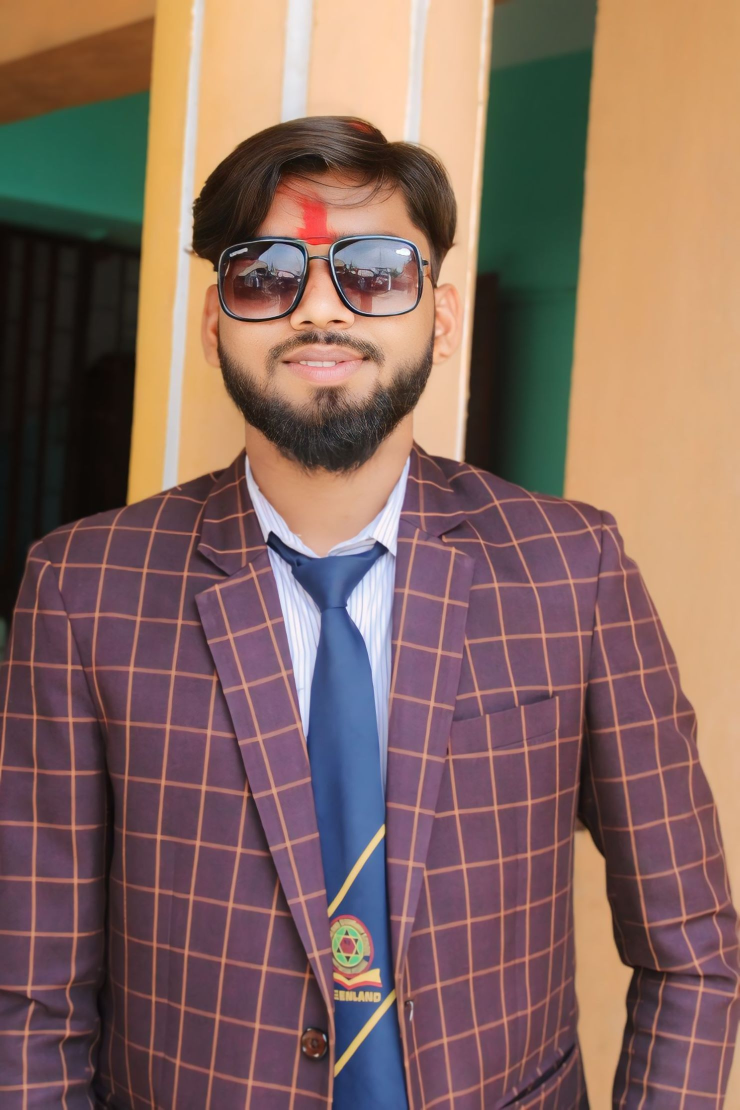
#> input picture backend/tests/cv/images/person_a_1.jpg, 1480 x 2220 px (shown at 1/2 size); its folder holds only this picture in this run
$ python -i liveness_service.py   (imports and definitions only)   (older library calls are emulated)
#> lines starting #> are read from the running program, lines starting #| are printed output that depends on the picture; after the words box and inside, x2 and y2 are one past the last pixel; in counts of white or black regions, pixels touching at a corner belong together
"""
Liveness Verification and Presentation Attack Detection (PAD) Service for SAMS-FR.

Compliant with anti-spoofing and active liveness verification requirements:
1. Presentation Attack Detection (PAD):
   - Multi-cue passive analysis:
     a) Fourier 2D frequency spectrum analysis (screen moiré and printer halftone artifact detection)
     b) Chrominance (YCrCb/HSV) skin pigment dispersion and specular glare detection (screen backlight / matte paper detection)
     c) Texture sharpness & Laplacian gradient variance (MTF double-blur and halftone dot artifact detection)
     d) Multi-frame temporal difference & non-rigid optical flow (static photograph rejection)
     e) Optional local ONNX PAD model execution with fail-closed behavior
2. Randomized Active Liveness Challenge:
   - Fresh, cryptographically unpredictable challenges (TURN_HEAD_LEFT, TURN_HEAD_RIGHT, NOD_HEAD_DOWN, TILT_HEAD_UP, BLINK)
   - Multi-frame timestamped sequence tracking with short expiry
   - Landmark tracking & 3D head-pose ratio validation using YuNet 5 landmarks
   - Direction, amplitude, and timing validation
3. Secure Backend Verification Protocol:
   - Short-lived verification sessions with cryptographic challenge IDs and nonces
   - Single-use verification token bound to student_id, session_id, and faculty_id
   - Atomic token consumption with concurrency and replay protection
   - Fail-closed security architecture
"""

from __future__ import annotations

from contextlib import contextmanager
import logging
import os
import secrets
import threading
import time
from dataclasses import dataclass, field
from pathlib import Path
from typing import Any, Dict, List, Optional, Tuple

import cv2
import numpy as np

logger = logging.getLogger(__name__)

# Supported active challenge types
CHALLENGE_TURN_LEFT = "TURN_HEAD_LEFT"
CHALLENGE_TURN_RIGHT = "TURN_HEAD_RIGHT"
CHALLENGE_NOD_DOWN = "NOD_HEAD_DOWN"
CHALLENGE_TILT_UP = "TILT_HEAD_UP"
CHALLENGE_BLINK = "BLINK"

ALL_CHALLENGES = [
    CHALLENGE_TURN_LEFT,
    CHALLENGE_TURN_RIGHT,
    CHALLENGE_NOD_DOWN,
    CHALLENGE_TILT_UP,
    CHALLENGE_BLINK,
]

CHALLENGE_INSTRUCTIONS = {
    CHALLENGE_TURN_LEFT: "Turn your head to the left, then return to center",
    CHALLENGE_TURN_RIGHT: "Turn your head to the right, then return to center",
    CHALLENGE_NOD_DOWN: "Slowly nod your head down, then look straight",
    CHALLENGE_TILT_UP: "Tilt your head slightly up, then look straight",
    CHALLENGE_BLINK: "Blink your eyes naturally and look at the camera",
}


@dataclass
class PADResult:
    is_live: bool
    pad_score: float  # 0.0 (spoof) to 1.0 (live)
    attack_type: Optional[str] = None
    reasons: List[str] = field(default_factory=list)
    metrics: Dict[str, float] = field(default_factory=dict)


# [76 lines left out: functions compute_head_pose_ratios, compute_eye_openness_metric, not called in this run]


class PresentationAttackDetector:
    """
    Presentation Attack Detection (PAD) engine.
    Analyzes spatial frequency, chrominance dispersion, specular reflections,
    and texture micro-gradients to detect printed photos and screen replays.
    """

    def __init__(self, model_path: Optional[str] = None, fail_closed_if_missing_model: bool = False):
#> further down, picture is the input picture: shape (2220, 1480, 3); mean B, G, R 95.4, 103.6, 132.5
        self.model_path = model_path
        self.fail_closed = fail_closed_if_missing_model
        self.onnx_session = None

        if model_path and Path(model_path).exists():
            try:
                import onnxruntime as ort
                self.onnx_session = ort.InferenceSession(
                    str(model_path),
                    providers=["CPUExecutionProvider"],
                )
                logger.info("Loaded ONNX PAD model from %s", model_path)
            except Exception as e:
                logger.warning("Failed to initialize ONNX PAD model: %s", e)

    def analyze_frame(self, image: np.ndarray, face_bbox: Optional[list] = None) -> PADResult:
        """
        Runs comprehensive passive PAD analysis on a face frame.
        """
        if image is None or image.size == 0:
            return PADResult(
                is_live=False,
                pad_score=0.0,
                attack_type="invalid_image",
                reasons=["Empty or invalid image frame"],
            )

        h, w = image.shape[:2]

        # Extract face bounding box with moderate margin
        if face_bbox is not None and len(face_bbox) >= 4:
            bx, by, bw, bh = [int(v) for v in face_bbox[:4]]
            margin_x = int(bw * 0.15)
            margin_y = int(bh * 0.15)
            x1 = max(0, bx - margin_x)
            y1 = max(0, by - margin_y)
            x2 = min(w, bx + bw + margin_x)
            y2 = min(h, by + bh + margin_y)
            crop = image[y1:y2, x1:x2]
        else:
            # Default center crop if no bbox provided
            ch, cw = int(h * 0.7), int(w * 0.7)
            sy, sx = (h - ch) // 2, (w - cw) // 2
            crop = image[sy:sy + ch, sx:sx + cw]
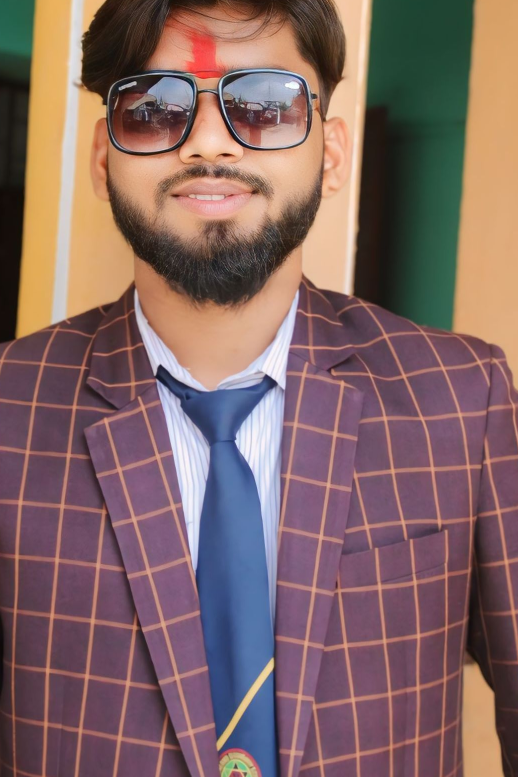
#> crop: shape (1554, 1036, 3) (shown at 1/2 size); mean B, G, R 100.8, 102.4, 130.5

        if crop.size == 0 or crop.shape[0] < 20 or crop.shape[1] < 20:
            return PADResult(
                is_live=False,
                pad_score=0.0,
                attack_type="face_crop_too_small",
                reasons=["Face crop is too small for anti-spoofing analysis"],
            )

        # 1. Fourier 2D Frequency & Moiré Analysis
        gray_crop = cv2.cvtColor(crop, cv2.COLOR_BGR2GRAY) if crop.ndim == 3 else crop
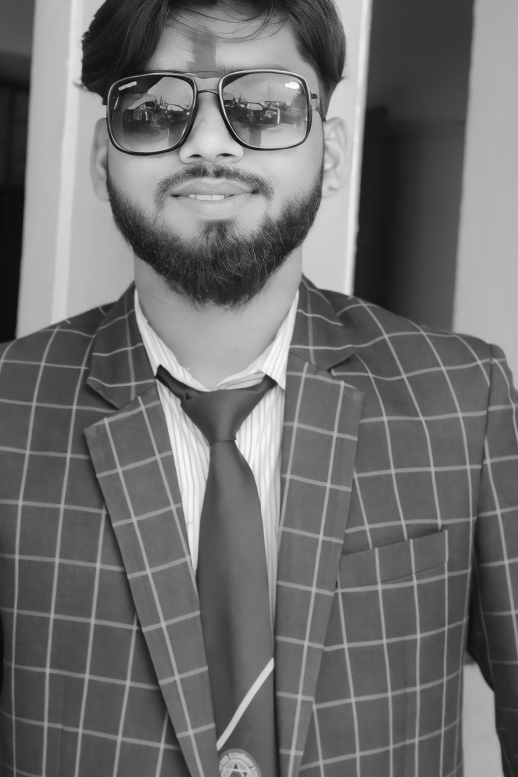
#> gray_crop: shape (1554, 1036) (shown at 1/2 size); min 1, max 254, mean 110.6
        resized_gray = cv2.resize(gray_crop, (128, 128), interpolation=cv2.INTER_AREA)
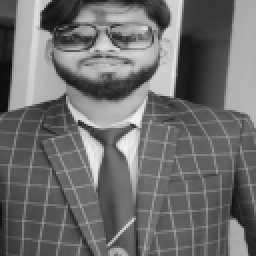
#> resized_gray: shape (128, 128) (shown 2 times larger); min 12, max 243, mean 110.6

        fft = np.fft.fft2(resized_gray.astype(np.float32))
        fshift = np.fft.fftshift(fft)
        mag = np.abs(fshift)

        cy, cx = 64, 64
        y_grid, x_grid = np.ogrid[:128, :128]
        dist_from_center = np.sqrt((x_grid - cx) ** 2 + (y_grid - cy) ** 2)
        max_dist = np.sqrt(64 ** 2 + 64 ** 2)

        hf_mask = dist_from_center > (max_dist * 0.40)
        total_energy = float(np.sum(mag))
#> total_energy = 41747160.1
        hf_energy = float(np.sum(mag[hf_mask]))
#> hf_energy = 13365183.5
        hf_ratio = hf_energy / (total_energy + 1e-6)
#> hf_ratio = 0.32

        hf_vals = mag[hf_mask]
#> hf_vals = 12267 values, max 11204.5 at index 5974, min 3.62 at index 12012, mean 1089.5
        hf_papr = float(np.max(hf_vals) / (np.mean(hf_vals) + 1e-6)) if len(hf_vals) > 0 else 0.0
#> hf_papr = 10.28

        # 2. Chrominance / YCrCb Skin Analysis
        if crop.ndim == 3:
            ycrcb = cv2.cvtColor(crop, cv2.COLOR_BGR2YCrCb)
#> ycrcb: shape (1554, 1036, 3); mean of channels 0, 1, 2 110.6, 142.2, 122.4
            y_chan = ycrcb[:, :, 0]
            cr_chan = ycrcb[:, :, 1]
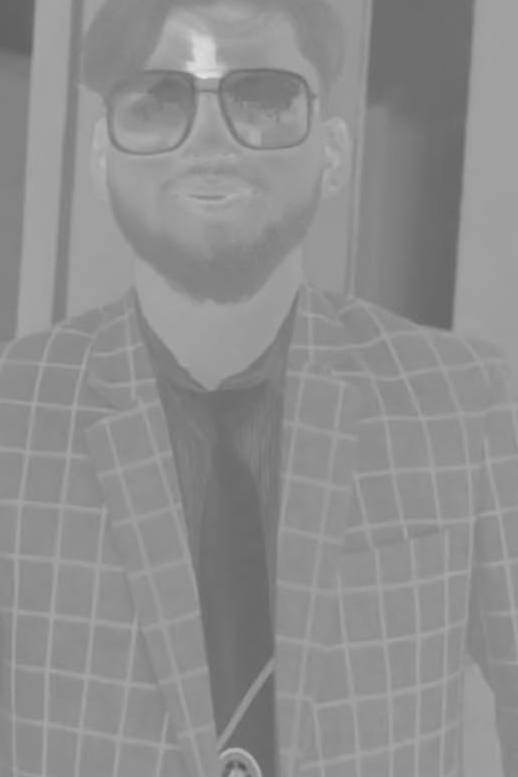
#> cr_chan: shape (1554, 1036) (shown at 1/2 size); min 87, max 228, mean 142.2
            cb_chan = ycrcb[:, :, 2]
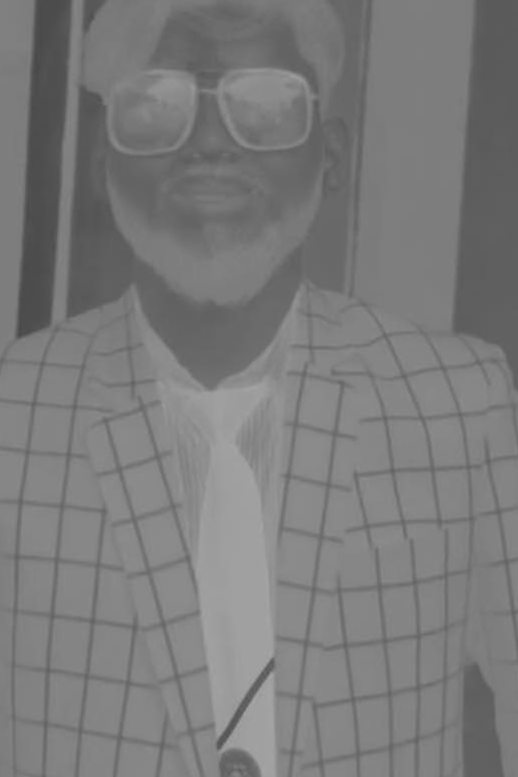
#> cb_chan: shape (1554, 1036) (shown at 1/2 size); min 72, max 170, mean 122.4

            skin_mask = (cr_chan >= 128) & (cr_chan <= 178) & (cb_chan >= 70) & (cb_chan <= 135)
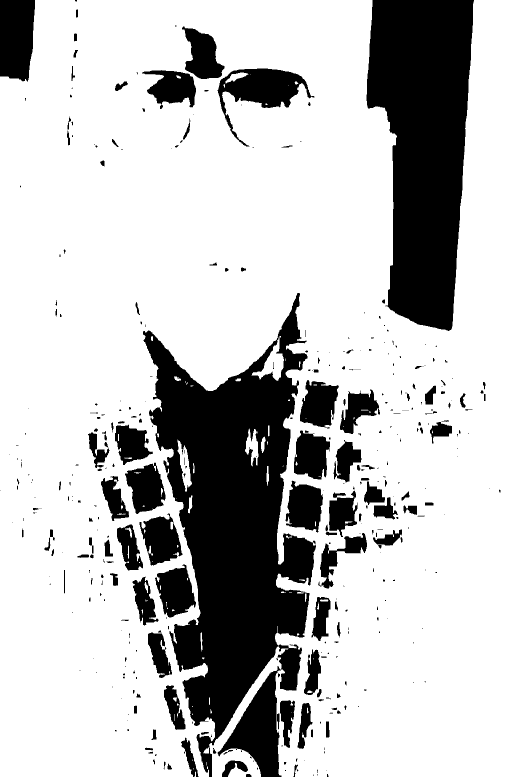
#> skin_mask: shape (1554, 1036) bool (shown at 1/2 size); 76% white; 408 black regions (258 under 20 px), largest, box (x1, y1, x2, y2) and area: (286, 586, 632, 1554) 168001, (733, 0, 948, 662) 102455, (0, 0, 70, 163) 10196
            skin_pixel_count = int(np.sum(skin_mask))
#> skin_pixel_count = 1224285
            total_pixels = crop.shape[0] * crop.shape[1]
            skin_coverage = skin_pixel_count / float(total_pixels + 1e-6)
#> skin_coverage = 0.76

            if skin_pixel_count > 50:
                cb_std = float(np.std(cb_chan[skin_mask]))
#> cb_std = 15.05
                cr_std = float(np.std(cr_chan[skin_mask]))
#> cr_std = 9.35
            else:
                cb_std = float(np.std(cb_chan))
                cr_std = float(np.std(cr_chan))

            # Specular glare typical of glass screen surfaces
            glare_mask = (y_chan > 240) & (np.abs(cb_chan.astype(float) - 128) < 10) & (np.abs(cr_chan.astype(float) - 128) < 10)
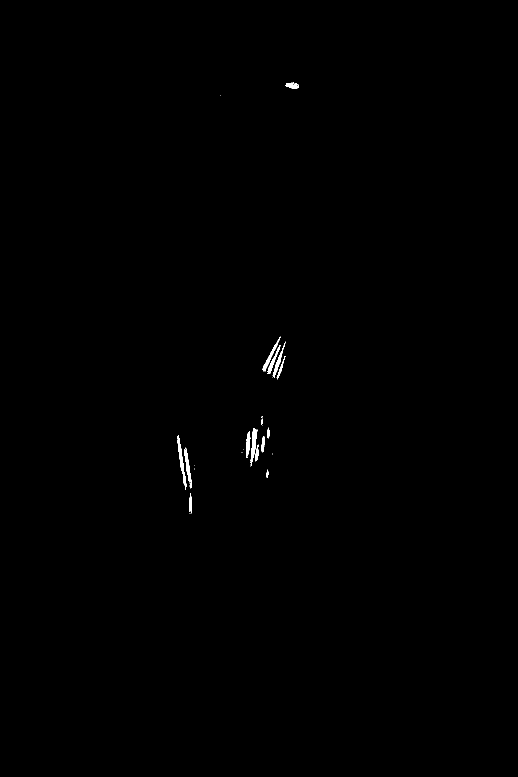
#> glare_mask: shape (1554, 1036) bool (shown at 1/2 size); 0.23% white; 30 white regions (16 under 20 px), largest, box (x1, y1, x2, y2) and area: (354, 870, 373, 980) 522, (500, 856, 514, 932) 453, (368, 895, 384, 977) 446
            glare_ratio = float(np.sum(glare_mask)) / float(total_pixels + 1e-6)
#> glare_ratio = 0.00231
        else:
            skin_coverage = 0.5
            cb_std = 10.0
            cr_std = 10.0
            glare_ratio = 0.0

        # 3. Laplacian Variance (Texture Sharpness)
        laplacian_var = float(cv2.Laplacian(gray_crop, cv2.CV_64F).var())
#> laplacian_var = 108.4

        metrics = {
            "hf_ratio": round(hf_ratio, 4),
            "hf_papr": round(hf_papr, 2),
            "skin_coverage": round(skin_coverage, 4),
            "cb_std": round(cb_std, 2),
            "cr_std": round(cr_std, 2),
            "glare_ratio": round(glare_ratio, 4),
            "laplacian_var": round(laplacian_var, 2),
        }
#> metrics = {'hf_ratio': 0.32, 'hf_papr': 10.28, 'skin_coverage': 0.76, 'cb_std': 15.05, 'cr_std': 9.35, 'glare_ratio': 0.0023, 'laplacian_var': 108.5}

        reasons = []
        is_live = True
        attack_type = None

        # Check for Screen Moiré Pattern
        # Screen pixel grids produce high peak-to-average power ratio in high frequencies
        if hf_papr > 110.0:
            is_live = False
            attack_type = "screen_replay_detected"
            reasons.append(f"Screen moiré frequency peaks detected (PAPR: {hf_papr:.1f} > 110)")

        # Check for Excessive High-Frequency Noise (Halftone Print Dot Pattern)
        if hf_ratio > 0.45:
            is_live = False
            attack_type = attack_type or "printed_photo_detected"
            reasons.append(f"Abnormal high-frequency grid detected (HF Ratio: {hf_ratio:.3f} > 0.45)")

        # Check for Severe Blur or Double-MTF Degradation (Low-quality print/screen)
        # Note: Standard webcams have lower texture sharpness than high-res sensors.
        # Defocused, blank, or completely blurry frames produce variance < 1.5.
        # Genuine webcam face crops under indoor lighting typically produce 3.0 to 100+.
        if laplacian_var < 1.5:
            is_live = False
            attack_type = attack_type or "blurred_or_low_quality"
            reasons.append(f"Image texture too blurry for reliable live verification (Laplacian: {laplacian_var:.1f} < 1.5)")

        # Check for Excessive High-Frequency Texture Noise (Halftone Print Dot Pattern)
        if laplacian_var > 2500.0:
            is_live = False
            attack_type = attack_type or "printed_photo_detected"
            reasons.append(f"Excessive artificial texture noise detected (Laplacian: {laplacian_var:.1f} > 2500)")

        # Check for Chrominance Desaturation (Monochrome printout or washed-out matte paper)
        if crop.ndim == 3 and skin_coverage < 0.03:
            is_live = False
            attack_type = attack_type or "printed_photo_detected"
            reasons.append("Natural skin chrominance not detected (desaturated or monochrome presentation)")

        if crop.ndim == 3 and (cb_std < 1.5 or cr_std < 1.5):
            is_live = False
            attack_type = attack_type or "printed_photo_detected"
            reasons.append("Insufficient chrominance variance across facial surface (uniform print detected)")

        # Check for Screen Specular Glare
        if glare_ratio > 0.06:
            is_live = False
            attack_type = attack_type or "screen_replay_detected"
            reasons.append(f"High specular screen glass glare detected (Glare: {glare_ratio:.2%})")

        # Optional ONNX deep model evaluation
        if self.onnx_session is not None:
            try:
                # Prepare 80x80 or 128x128 normalized input
                input_name = self.onnx_session.get_inputs()[0].name
                inp = cv2.resize(crop, (80, 80))
                inp = inp.astype(np.float32) / 255.0
                inp = np.transpose(inp, (2, 0, 1))
                inp = np.expand_dims(inp, axis=0)

                onnx_out = self.onnx_session.run(None, {input_name: inp})
                onnx_prob = float(onnx_out[0][0][1]) if len(onnx_out[0][0]) > 1 else float(onnx_out[0][0][0])
                metrics["onnx_liveness_score"] = round(onnx_prob, 4)

                if onnx_prob < 0.50:
                    is_live = False
                    attack_type = attack_type or "model_classified_spoof"
                    reasons.append(f"Deep anti-spoofing model classified presentation as spoof ({onnx_prob:.2f} < 0.50)")
            except Exception as e:
                logger.warning("Error running ONNX PAD model inference: %s", e)

        # Fail-closed policy when strict model is required but absent
        if self.fail_closed and self.onnx_session is None:
            return PADResult(
                is_live=False,
                pad_score=0.0,
                attack_type="pad_model_unavailable",
                reasons=["PAD model weights unavailable and fail-closed security mode is active"],
                metrics=metrics,
            )

        # Calculate composite score
        score_deductions = 0.0
        if hf_papr > 110.0:
            score_deductions += 0.45
        if hf_ratio > 0.45:
            score_deductions += 0.35
        if laplacian_var < 1.5:
            score_deductions += 0.40
        if crop.ndim == 3 and skin_coverage < 0.03:
            score_deductions += 0.40
        if crop.ndim == 3 and (cb_std < 1.5 or cr_std < 1.5):
            score_deductions += 0.35
        if glare_ratio > 0.15:
            score_deductions += 0.35

        pad_score = max(0.0, round(1.0 - score_deductions, 3))
        if not is_live and pad_score > 0.49:
            pad_score = 0.45

        return PADResult(
            is_live=is_live,
            pad_score=pad_score,
            attack_type=attack_type,
            reasons=reasons,
            metrics=metrics,
        )


class ActiveChallengeEvaluator:
    """
    Evaluates evidence frames against a randomized facial movement challenge.
    Validates face tracking, movement direction, timing, amplitude, and anti-replay.
    """

    # [227 lines left out: functions evaluate_frame_difference, evaluate_challenge, not called in this run]


class LivenessVerificationManager:
    """
    Manages active liveness verification sessions and cryptographically bound single-use tokens.
    Thread-safe and concurrency protected.
    """

    def __init__(self, challenge_ttl_seconds: int = 35, token_ttl_seconds: int = 60):
        self._lock = threading.Lock()
        self._challenges: Dict[str, Dict[str, Any]] = {}
        self._tokens: Dict[str, Dict[str, Any]] = {}
        self._token_locks: Dict[str, threading.Lock] = {}
        self.challenge_ttl = challenge_ttl_seconds
        self.token_ttl = token_ttl_seconds

    # [155 lines left out: functions get_token_lock, acquire_token_lock, check_token_status, create_challenge, get_challenge, issue_verification_token and 1 more, not called in this run]

    def revoke_challenge(self, challenge_id: str) -> None:
        with self._lock:
            self._challenges.pop(challenge_id, None)

    # [19 lines left out: function _cleanup_expired_locked, not called in this run]


# Global singleton instances
pad_detector = PresentationAttackDetector()
active_evaluator = ActiveChallengeEvaluator()
liveness_manager = LivenessVerificationManager()

>>> import cv2
>>> picture = cv2.imread('../../../tests/cv/images/person_a_1.jpg')
>>> result = PresentationAttackDetector().analyze_frame(picture)
